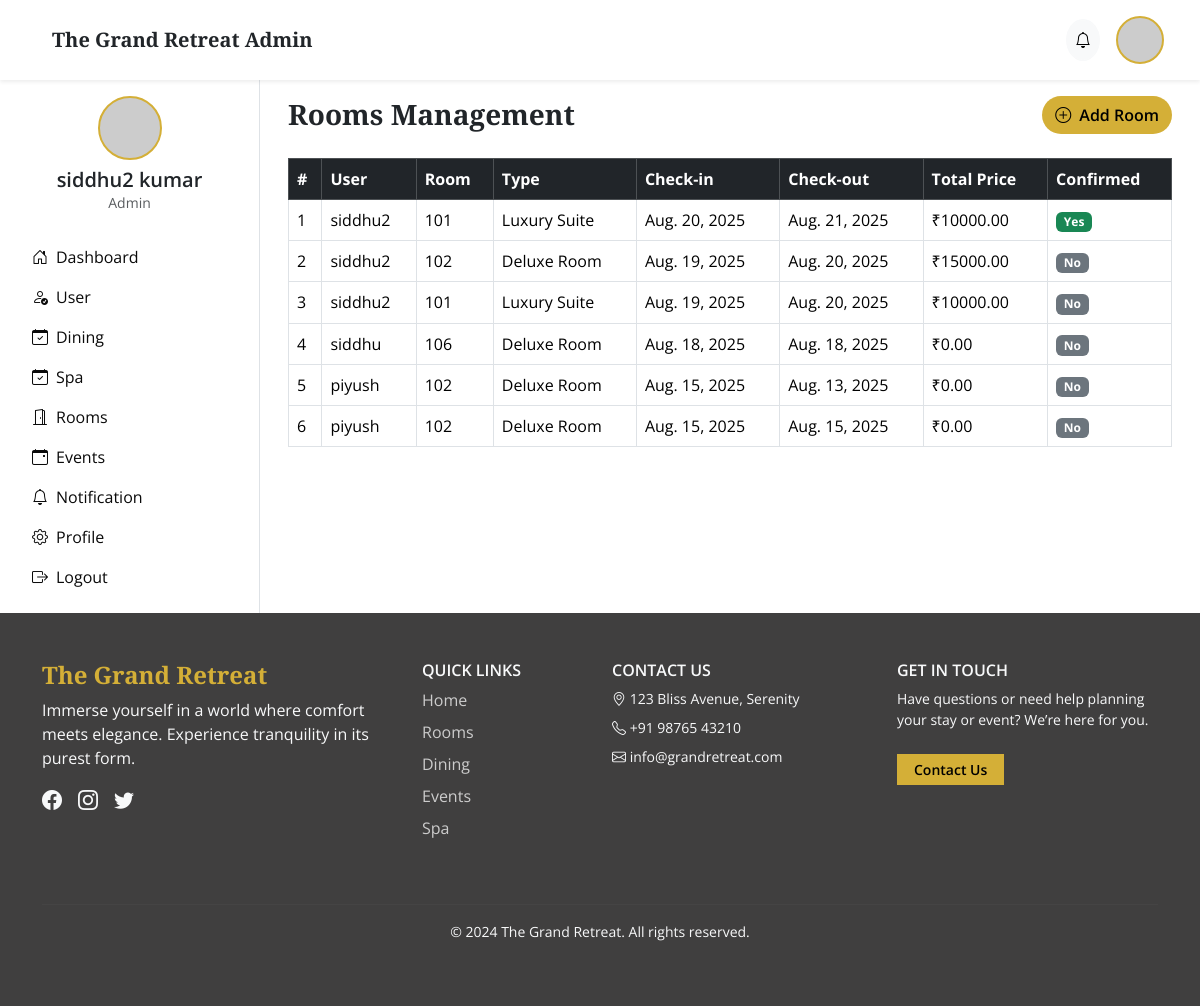
The page /rooms/adminroom/ (signed in) on the database its author committed.
### accounts/models.py (models this page shows)
class User(AbstractUser):
    name = models.CharField(max_length=255, null=True, blank=True)
    contact = models.CharField(max_length=13)
    gender = models.CharField(max_length=3, choices=(('M',"male"),('f',"female"),('o',"other"),('N/A',"don't want to mention")))
    user = models.CharField(max_length=1, choices=(
        ("s","supplier"),
        ("c","customer")
    ))

### rooms/models.py (models this page shows, shortened)
class RoomBooking(models.Model):
    user = models.ForeignKey(User, on_delete=models.CASCADE)
    room = models.ForeignKey(Room, on_delete=models.CASCADE)
    check_in = models.DateField()
    check_out = models.DateField()
    booking_date = models.DateTimeField(auto_now_add=True)
    is_confirmed = models.BooleanField(default=False)
    total_price = models.DecimalField(max_digits=10, decimal_places=2, default=0.0)

class Room(models.Model):
    room_number = models.CharField(max_length=10)
    room_type = models.CharField(max_length=50)
    description = models.TextField(default="Spacious comfort with elegant interior and private balcony view.")
    price_per_night = models.DecimalField(max_digits=10, decimal_places=2)
    is_available = models.BooleanField(default=True)
    image = models.ImageField(upload_to='room_images/', blank=True, null=True)  # 🖼️ Image field

### rooms/views.py (the view)
# urls.py: path('adminroom/', views.admin_room_bookings, name='adminRoom'),
@login_required
def admin_room_bookings(request):
    bookings = RoomBooking.objects.select_related('user', 'room').order_by('-check_in')
    return render(request, 'admin_room_bookings.html', {'bookings': bookings})

### rooms/templates/admin_room_bookings.html (shortened to what this page needs)
{% extends 'base.html' %}
{% block main %}
<div class="container-fluid">
  <div class="d-flex justify-content-between align-items-center mb-4">
    <h3 class="fw-bold mb-0">Rooms Management</h3>
    <a href="{% url 'add_room' %}" class="btn btn-gold"><i class="bi bi-plus-circle me-1"></i> Add Room</a>
  </div>
  {% if bookings %}
    <div class="table-responsive">
      <table class="table table-bordered table-hover align-middle">
        <thead class="table-dark">
          <tr>
            <th>#</th>
            <th>User</th>
            <th>Room</th>
            <th>Type</th>
            <th>Check-in</th>
            <th>Check-out</th>
            <th>Total Price</th>
            <th>Confirmed</th>
          </tr>
        </thead>
        <tbody>
          {% for booking in bookings %}
            <tr>
              <td>{{ forloop.counter }}</td>
              <td>{{ booking.user.username }}</td>
              <td>{{ booking.room.room_number }}</td>
              <td>{{ booking.room.room_type }}</td>
              <td>{{ booking.check_in }}</td>
              <td>{{ booking.check_out }}</td>
              <td>₹{{ booking.total_price }}</td>
              <td>
                {% if booking.is_confirmed %}
                  <span class="badge bg-success">Yes</span>
                {% else %}
                  <span class="badge bg-secondary">No</span>
                {% endif %}
              </td>
            </tr>
          {% endfor %}
        </tbody>
      </table>
    </div>
  {% else %}
    <p class="text-muted">No room bookings found.</p>
  {% endif %}
  </div>
</div>
{% endblock %}

### main/templates/base.html (shortened to what this page needs)
<!DOCTYPE html>
<html lang="en">
<head>
    <link href="https://cdn.jsdelivr.net/npm/bootstrap@5.3.3/dist/css/bootstrap.min.css" rel="stylesheet" />
    <link href="https://cdn.jsdelivr.net/npm/bootstrap-icons@1.10.5/font/bootstrap-icons.css" rel="stylesheet" />
    <link href="https://unpkg.com/aos@2.3.4/dist/aos.css" rel="stylesheet" />
</head>
<body>
{% if user.is_authenticated and user.is_staff %}
    <header class="navbar navbar-expand-lg bg-white shadow-sm px-4 py-3">
        <div class="container-fluid d-flex justify-content-between align-items-center">
            <div class="d-flex align-items-center gap-3">
                <h2 class="h5 mb-0 fw-bold text-dark">The Grand Retreat Admin</h2>
            </div>
            <div class="d-flex align-items-center gap-3">
                <a href="{% url 'AdminNotification' %}" class="btn btn-light rounded-circle p-2" title="Notifications">
                    <i class="bi bi-bell"></i>
                </a>
                <div class="dropdown ">
                    <div class="sidebar-avatar dropdown-toggle" data-bs-toggle="dropdown"
                         style="background-image: url('{% if profile.profile_picture %}{{ profile.profile_picture.url }}{% else %}https://ui-avatars.com/api/?name={{ user.get_full_name|default:user.username }}&background=d4af37&color=fff{% endif %}');">
                    </div>
                </div>
            </div>
        </div>
    </header>
    <div class="d-flex flex-grow-1">
        <aside class="bg-white border-end p-3" style="width: 260px;" role="navigation">
            <div class="text-center mb-4">
    <div class="sidebar-avatar sidebar-avatar-lg mx-auto mb-2"
        style="background-image: url('{% if profile.profile_picture %}{{ profile.profile_picture.url }}{% else %}https://ui-avatars.com/api/?name={{ user.get_full_name|default:user.username }}&background=d4af37&color=fff{% endif %}');">
    </div>
    <h5 class="mb-0 fw-semibold">{{ user.get_full_name|default:user.username }}</h5>
    <p class="text-muted small mb-0">Admin</p>
</div>
            <nav class="nav flex-column">
                <a class="nav-link text-dark d-flex align-items-center gap-2" href="{% url 'AdminDashboard' %}"><i class="bi bi-house-door"></i> Dashboard</a>
                <a class="nav-link text-dark d-flex align-items-center gap-2" href="{% url 'AdminDashboard' %}"><i class="bi bi-person-check"></i> User</a>
                <a class="nav-link text-dark d-flex align-items-center gap-2" href="{% url 'Admindinish' %}"><i class="bi bi-calendar-check"></i> Dining</a>
                <a class="nav-link text-dark d-flex align-items-center gap-2" href="{% url 'Adminspa' %}"><i class="bi bi-calendar-check"></i> Spa</a>
                <a class="nav-link text-dark d-flex align-items-center gap-2" href="{% url 'adminRoom' %}"><i class="bi bi-door-open"></i> Rooms</a>
                <a class="nav-link text-dark d-flex align-items-center gap-2" href="{% url 'adminEvent' %}"><i class="bi bi-calendar-event"></i> Events</a>
                <a class="nav-link text-dark d-flex align-items-center gap-2" href="{% url 'AdminNotification' %}"><i class="bi bi-bell"></i> Notification</a>
                <a class="nav-link text-dark d-flex align-items-center gap-2" href="{% url 'admin_profile' %}"><i class="bi bi-gear"></i> Profile </a>
                <a class="nav-link text-dark d-flex align-items-center gap-2" href="{% url 'logout' %}"><i class="bi bi-box-arrow-right"></i> Logout</a>
            </nav>
        </aside>
        <main class="flex-grow-1 p-3">
            {% block main %}{% endblock %}
{% endif %}
    <footer class="py-5 text-light" style="background: #403f3f;">
      <div class="container">
        <div class="row gy-4">
          <div class="col-lg-4">
            <h4 class="fw-bold" style="color: #d4af37;">The Grand Retreat</h4>
            <p>Immerse yourself in a world where comfort meets elegance. Experience tranquility in its purest form.</p>
            <div class="d-flex mt-3">
              <a href="#" class="me-3 text-light fs-5"><i class="bi bi-facebook"></i></a>
              <a href="#" class="me-3 text-light fs-5"><i class="bi bi-instagram"></i></a>
              <a href="#" class="text-light fs-5"><i class="bi bi-twitter"></i></a>
            </div>
          </div>
          <div class="col-lg-2">
            <h6 class="text-uppercase text-gold fw-semibold">Quick Links</h6>
            <ul class="list-unstyled">
              <li><a href="#" class="footer-link">Home</a></li>
              <li><a href="#" class="footer-link">Rooms</a></li>
              <li><a href="#" class="footer-link">Dining</a></li>
              <li><a href="#" class="footer-link">Events</a></li>
              <li><a href="#" class="footer-link">Spa</a></li>
            </ul>
          </div>
          <div class="col-lg-3">
            <h6 class="text-uppercase text-gold fw-semibold">Contact Us</h6>
            <ul class="list-unstyled small">
              <li class="mb-2"><i class="bi bi-geo-alt text-gold"></i> 123 Bliss Avenue, Serenity</li>
              <li class="mb-2"><i class="bi bi-telephone text-gold"></i> +91 98765 43210</li>
              <li><i class="bi bi-envelope text-gold"></i> info@grandretreat.com</li>
            </ul>
          </div>
         <div class="col-lg-3">
  <h6 class="text-uppercase text-gold fw-semibold">Get in Touch</h6>
  <p class="small">Have questions or need help planning your stay or event? We’re here for you.</p>
  <a href="{% url 'contact' %}" class="btn btn-gold btn-sm rounded-0 px-3 mt-2">Contact Us</a>
</div>
        </div>
        <hr class="mt-5" style="border-top: 1px solid rgba(255,255,255,0.1);" />
        <p class="text-center mt-3 small ">&copy; 2024 The Grand Retreat. All rights reserved.</p>
      </div>
    </footer>
</body>
</html>

### main/templates/base.html (style rules this page uses)
body { font-family: 'Open Sans', sans-serif; background-color: #fff; scroll-behavior: smooth; }
h1, h2, h3, h4 { font-family: 'Playfair Display', serif; }
.navbar { background: #787878; }
.navbar-brand, .nav-link, .navbar-toggler-icon { color: #0a0a0a !important; }
.sidebar-avatar { background-size: cover; background-position: center; width: 48px; height: 48px; border-radius: 50%; border: 2px solid #d4af37; }
.sidebar-avatar-lg { width: 64px; height: 64px; }
.btn-gold { background-color: #d4af37; color: #000; font-weight: 600; border-radius: 50px; }
.footer-link { display: block; color: #ccc; margin-bottom: 0.5rem; transition: all 0.3s ease; text-decoration: none; }
.sidebar-avatar.dropdown-toggle::after { display: none !important; }

### rows shown on the page
User: get_full_name "siddhu2 kumar"
RoomBooking: user.username "siddhu2", room.room_number "101", room.room_type "Luxury Suite", check_in "Aug. 20, 2025", check_out "Aug. 21, 2025", total_price "10000.00", is_confirmed "Yes"
RoomBooking: user.username "siddhu2", room.room_number "102", room.room_type "Deluxe Room", check_in "Aug. 19, 2025", check_out "Aug. 20, 2025", total_price "15000.00", is_confirmed "No"
RoomBooking: user.username "siddhu2", room.room_number "101", room.room_type "Luxury Suite", check_in "Aug. 19, 2025", check_out "Aug. 20, 2025", total_price "10000.00", is_confirmed "No"
RoomBooking: user.username "siddhu", room.room_number "106", room.room_type "Deluxe Room", check_in "Aug. 18, 2025", check_out "Aug. 18, 2025", total_price "0.00", is_confirmed "No"
RoomBooking: user.username "piyush", room.room_number "102", room.room_type "Deluxe Room", check_in "Aug. 15, 2025", check_out "Aug. 13, 2025", total_price "0.00", is_confirmed "No"
RoomBooking: user.username "piyush", room.room_number "102", room.room_type "Deluxe Room", check_in "Aug. 15, 2025", check_out "Aug. 15, 2025", total_price "0.00", is_confirmed "No"
